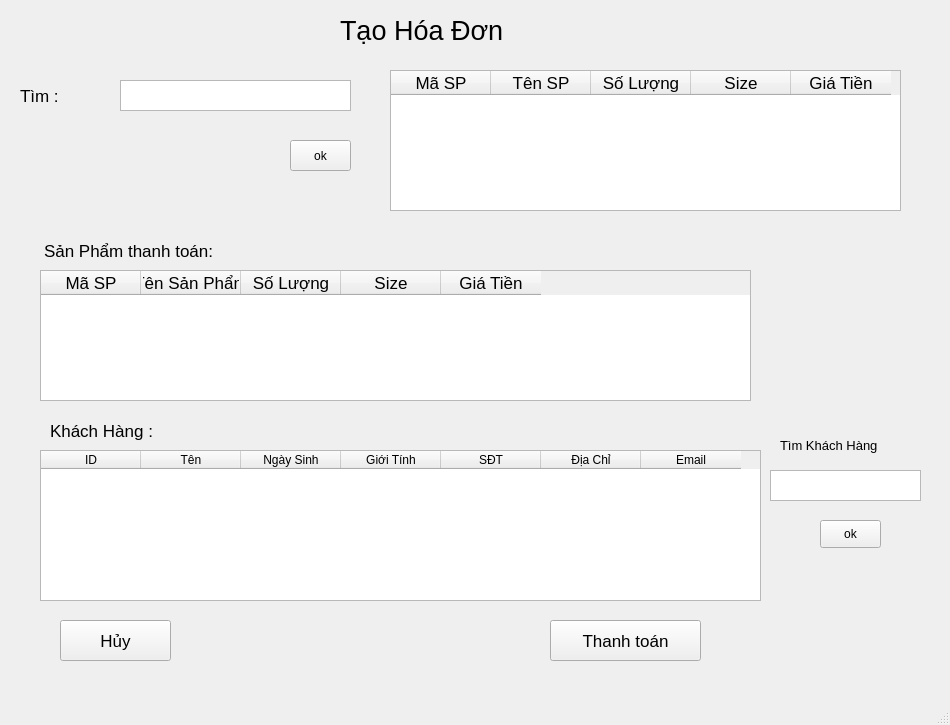
<?xml version="1.0" encoding="UTF-8"?>
<ui version="4.0">
 <class>MainWindow</class>
 <widget class="QMainWindow" name="MainWindow">
  <property name="geometry">
   <rect>
    <x>0</x>
    <y>0</y>
    <width>950</width>
    <height>725</height>
   </rect>
  </property>
  <property name="windowTitle">
   <string>MainWindow</string>
  </property>
  <widget class="QWidget" name="centralwidget">
   <widget class="QLabel" name="label">
    <property name="geometry">
     <rect>
      <x>340</x>
      <y>10</y>
      <width>261</width>
      <height>41</height>
     </rect>
    </property>
    <property name="font">
     <font>
      <pointsize>20</pointsize>
     </font>
    </property>
    <property name="text">
     <string>Tạo Hóa Đơn</string>
    </property>
   </widget>
   <widget class="QPushButton" name="btnthanhtoan">
    <property name="geometry">
     <rect>
      <x>550</x>
      <y>620</y>
      <width>151</width>
      <height>41</height>
     </rect>
    </property>
    <property name="font">
     <font>
      <pointsize>13</pointsize>
     </font>
    </property>
    <property name="text">
     <string>Thanh toán</string>
    </property>
   </widget>
   <widget class="QPushButton" name="btnhuysptt">
    <property name="geometry">
     <rect>
      <x>60</x>
      <y>620</y>
      <width>111</width>
      <height>41</height>
     </rect>
    </property>
    <property name="font">
     <font>
      <pointsize>13</pointsize>
     </font>
    </property>
    <property name="text">
     <string>Hủy</string>
    </property>
   </widget>
   <widget class="QLabel" name="label_2">
    <property name="geometry">
     <rect>
      <x>780</x>
      <y>430</y>
      <width>131</width>
      <height>31</height>
     </rect>
    </property>
    <property name="font">
     <font>
      <pointsize>10</pointsize>
     </font>
    </property>
    <property name="text">
     <string>Tìm Khách Hàng</string>
    </property>
   </widget>
   <widget class="QTextEdit" name="txttimsptt2">
    <property name="geometry">
     <rect>
      <x>770</x>
      <y>470</y>
      <width>151</width>
      <height>31</height>
     </rect>
    </property>
    <property name="font">
     <font>
      <pointsize>13</pointsize>
     </font>
    </property>
   </widget>
   <widget class="QTableWidget" name="tbtksptt">
    <property name="geometry">
     <rect>
      <x>390</x>
      <y>70</y>
      <width>511</width>
      <height>141</height>
     </rect>
    </property>
    <property name="font">
     <font>
      <pointsize>13</pointsize>
     </font>
    </property>
    <column>
     <property name="text">
      <string>Mã SP</string>
     </property>
    </column>
    <column>
     <property name="text">
      <string>Tên SP</string>
     </property>
    </column>
    <column>
     <property name="text">
      <string>Số Lượng</string>
     </property>
    </column>
    <column>
     <property name="text">
      <string>Size</string>
     </property>
    </column>
    <column>
     <property name="text">
      <string>Giá Tiền</string>
     </property>
    </column>
   </widget>
   <widget class="QTableWidget" name="tbsptt">
    <property name="geometry">
     <rect>
      <x>40</x>
      <y>270</y>
      <width>711</width>
      <height>131</height>
     </rect>
    </property>
    <property name="font">
     <font>
      <pointsize>13</pointsize>
     </font>
    </property>
    <column>
     <property name="text">
      <string>Mã SP</string>
     </property>
    </column>
    <column>
     <property name="text">
      <string>Tên Sản Phẩm</string>
     </property>
    </column>
    <column>
     <property name="text">
      <string>Số Lượng</string>
     </property>
    </column>
    <column>
     <property name="text">
      <string>Size</string>
     </property>
    </column>
    <column>
     <property name="text">
      <string>Giá Tiền</string>
     </property>
    </column>
   </widget>
   <widget class="QLabel" name="label_4">
    <property name="geometry">
     <rect>
      <x>44</x>
      <y>235</y>
      <width>241</width>
      <height>31</height>
     </rect>
    </property>
    <property name="font">
     <font>
      <pointsize>13</pointsize>
     </font>
    </property>
    <property name="text">
     <string>Sản Phẩm thanh toán:</string>
    </property>
   </widget>
   <widget class="QPushButton" name="btnokk2">
    <property name="geometry">
     <rect>
      <x>820</x>
      <y>520</y>
      <width>61</width>
      <height>28</height>
     </rect>
    </property>
    <property name="text">
     <string>ok</string>
    </property>
   </widget>
   <widget class="QLabel" name="label_3">
    <property name="geometry">
     <rect>
      <x>50</x>
      <y>415</y>
      <width>141</width>
      <height>31</height>
     </rect>
    </property>
    <property name="font">
     <font>
      <pointsize>13</pointsize>
     </font>
    </property>
    <property name="text">
     <string>Khách Hàng :</string>
    </property>
   </widget>
   <widget class="QTableWidget" name="tbkhtt">
    <property name="geometry">
     <rect>
      <x>40</x>
      <y>450</y>
      <width>721</width>
      <height>151</height>
     </rect>
    </property>
    <column>
     <property name="text">
      <string>ID</string>
     </property>
    </column>
    <column>
     <property name="text">
      <string>Tên</string>
     </property>
    </column>
    <column>
     <property name="text">
      <string>Ngày Sinh</string>
     </property>
    </column>
    <column>
     <property name="text">
      <string>Giới Tính</string>
     </property>
    </column>
    <column>
     <property name="text">
      <string>SĐT</string>
     </property>
    </column>
    <column>
     <property name="text">
      <string>Địa Chỉ</string>
     </property>
    </column>
    <column>
     <property name="text">
      <string>Email</string>
     </property>
    </column>
   </widget>
   <widget class="QTextEdit" name="txttimsptt">
    <property name="geometry">
     <rect>
      <x>120</x>
      <y>80</y>
      <width>231</width>
      <height>31</height>
     </rect>
    </property>
    <property name="font">
     <font>
      <pointsize>13</pointsize>
     </font>
    </property>
   </widget>
   <widget class="QLabel" name="label_5">
    <property name="geometry">
     <rect>
      <x>20</x>
      <y>80</y>
      <width>91</width>
      <height>31</height>
     </rect>
    </property>
    <property name="font">
     <font>
      <pointsize>13</pointsize>
     </font>
    </property>
    <property name="text">
     <string>Tìm :</string>
    </property>
   </widget>
   <widget class="QPushButton" name="btnokk">
    <property name="geometry">
     <rect>
      <x>290</x>
      <y>140</y>
      <width>61</width>
      <height>31</height>
     </rect>
    </property>
    <property name="text">
     <string>ok</string>
    </property>
   </widget>
  </widget>
  <widget class="QMenuBar" name="menubar">
   <property name="geometry">
    <rect>
     <x>0</x>
     <y>0</y>
     <width>950</width>
     <height>26</height>
    </rect>
   </property>
  </widget>
  <widget class="QStatusBar" name="statusbar"/>
 </widget>
 <resources/>
 <connections/>
</ui>
